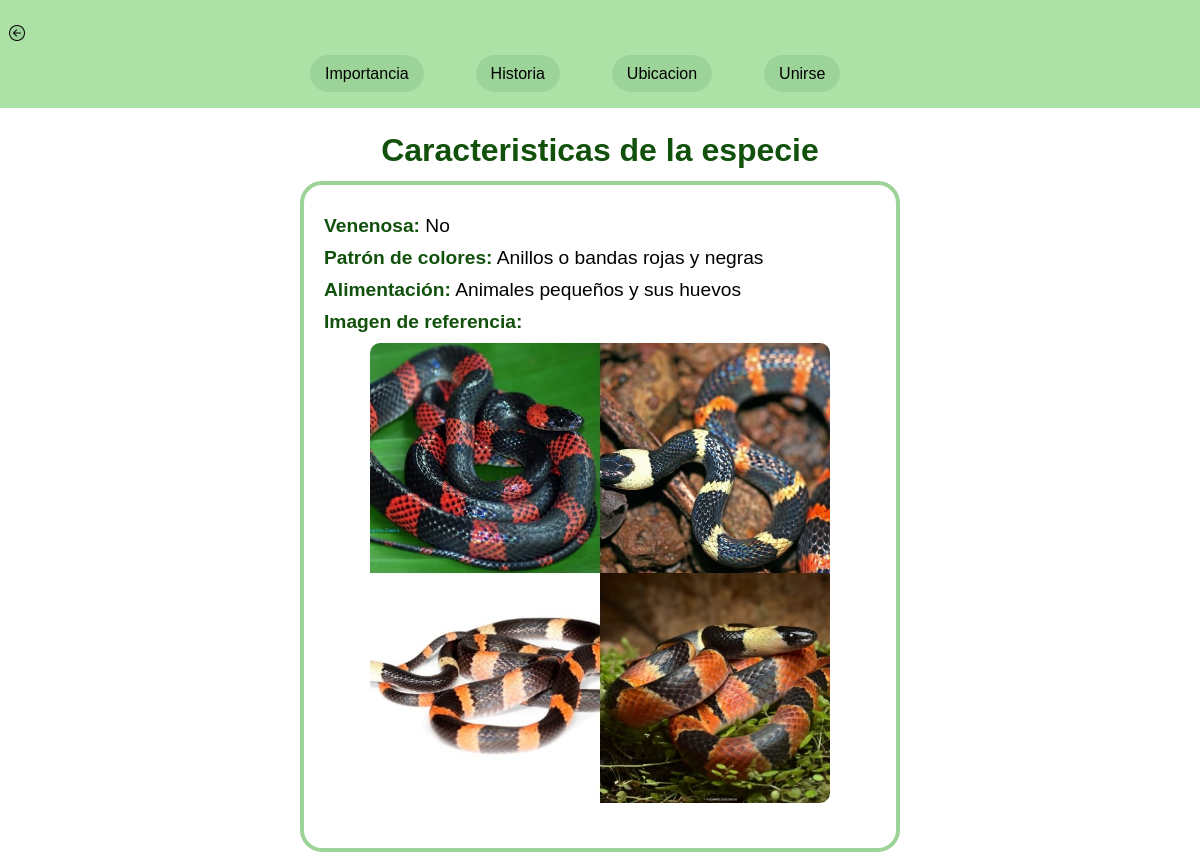
The page /info_serpiente/3 on the database its author committed.
### Proyecto/models.py (models this page shows, shortened)
class Serpientes(models.Model):
    nombre_cientifico = models.CharField(max_length=100)
    nombre_comun = models.CharField(max_length=100)
    habitat = models.CharField(max_length=100)
    descripcion = models.CharField(max_length=100)
    foto = models.ImageField(null = True, blank=True)

class Caracteristica(models.Model):
    venenosa = models.BooleanField(default=False) #especifica el valor por defecto si se intenta ingresar un valor vacio
    color_patron = models.CharField(max_length=100)
    alimentacion = models.CharField(max_length=100)
    serpiente = models.OneToOneField(Serpientes, on_delete=models.PROTECT)

### Proyecto/views.py (the view)
# urls.py: path('info_serpiente/<int:id>', views.info_serpiente, name='info_serpiente'),
def info_serpiente(request, id):
    serpiente = Serpientes.objects.get(id=id)
    return render(request, "info_serpiente.html", {
        'serpiente': serpiente
    })

### Templates/info_serpiente.html (shortened to what this page needs)
{% load static %}
<!DOCTYPE html>
<html lang="en">
<head>
    <link rel="stylesheet" href="{% static 'main.css' %}">
</head>
<body>
    <header>
        <div class="logo">
            <a href="{% url "Lista_serpientes" %}"> {% comment "permite que la flecha proporcionada redireccione a ubicacion" %}{% endcomment %}
                <img src="{% static "assets/flecha.png" %}" alt="logo" class="loguito">
            </a>
        </div>
        {% include 'Layouts/Partials/menu.html' %} {% comment "este include permite traer desde otras carpetas el menu de la pagina" %}{% endcomment %}
    </header>
    <main>
        <h1 class="subtitulo info_titulo">Caracteristicas de la especie</h1>
        <div class="info_cuadro">
            <div>
                <p><strong class="subtitulo">Venenosa:</strong>
                    {% if serpiente.caracteristica.venenosa == 0 %} {% comment "con esta condicional se pregunta si la informacion venenosa en caracteristicas es igual a 0 significara que si de lo contrario sera no" %}{% endcomment %}
                    No
                    {% else %}
                    Sí
                    {% endif %}
                </p>
                <p>
                    <strong class="subtitulo">Patrón de colores:</strong> {{ serpiente.caracteristica.color_patron }} {% comment "muestra los datos de color patron en la tabla de caracteristicas" %}{% endcomment %}
                </p>
                <p>
                    <strong class="subtitulo">Alimentación:</strong> {{ serpiente.caracteristica.alimentacion }} {% comment "muestra los datos de alimentacion en la tabla de caracteristicas" %}{% endcomment %}
                </p>
                <p>
                    <strong class="subtitulo">Imagen de referencia:</strong> <img src="../media/{{serpiente.foto}}" class="info_foto">
                </p>
            </div>
        </div>
    </main>
</body>
</html>

### static/main.css (style rules this page uses)
:root { --color-one: #ade2a6; --color-two: #73bd6e; --color-three: #11510c; --color-four: #9cd398; }
* { margin: 0; padding: 0; font-family: "Poppins", sans-serif; box-sizing: border-box; transition: 0.5s; }
body { text-align: justify; font-family: "Poppins", sans-serif; }
.subtitulo { color: var(--color-three); }
header { text-align: center; background-color: var(--color-one); padding: 15px 0; margin: 0%; }
.logo { float: left; margin-right: 10px; margin: 10px; margin-left: 9px; }
.loguito { width: 16px; height: auto; border-radius: 6px; background-color: var(--color-four); }
main { padding: 12px; }
.info_titulo { padding: 12px; margin: auto; text-align: center; }
.info_cuadro { max-width: 600px; margin: 0 auto; padding: 20px; border: 4px solid var(--color-four); border-radius: 22px; font-size: larger; font-family: "Poppins", sans-serif; }
.info_cuadro div { text-align: left; }
.info_cuadro p { margin: 10px 0; }
.info_foto { display: inline-block; max-width: 30rem; height: auto; border: 5px solid none; border-radius: 20px; margin-left: 36px; padding: 10px; }

### rows shown on the page
Serpientes: caracteristica.color_patron "Anillos o bandas rojas y negras", caracteristica.alimentacion "Animales pequeños y sus huevos", foto (picture)
